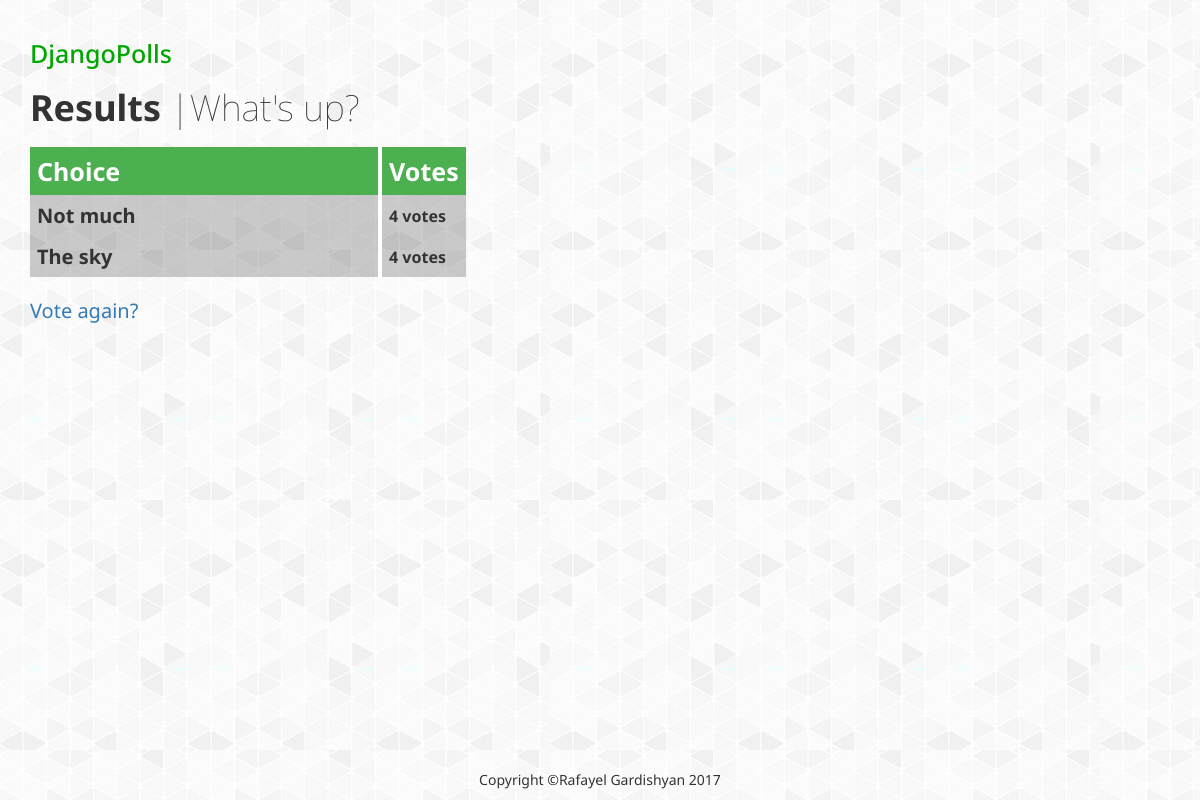
Page /polls/1/results/ on the committed database.
### polls/models.py (models this page shows, shortened)
class Question(models.Model):
    question_text = models.CharField(max_length=200)
    pub_date = models.DateTimeField('date published')
    def was_published_recently(self):
        now = timezone.now()
        return now - datetime.timedelta(days=1) <= self.pub_date <= now
    was_published_recently.admin_order_field = 'pub_date'
    was_published_recently.boolean = True
    was_published_recently.short_description = 'Published recently?'

class Choice(models.Model):
    question = models.ForeignKey(Question, on_delete=models.CASCADE)
    choice_text = models.CharField(max_length=200)
    votes = models.IntegerField(default=0)

### polls/views.py (the view)
# urls.py: url(r'^(?P<pk>[0-9]+)/results/$', views.ResultsView.as_view(), name='results'),
class ResultsView(generic.DetailView):
    model = Question
    template_name = 'polls/results.html'

### polls/templates/polls/results.html (shortened to what this page needs)
{% load static %}
<link rel="stylesheet" type="text/css" href="{% static 'polls/style.css' %}" />
<link rel="stylesheet" href="https://maxcdn.bootstrapcdn.com/bootstrap/3.3.7/css/bootstrap.min.css">
<div class="container back">
<h1 class="title"><a href="../../" class="return">DjangoPolls</a></h1>
    <h1 class="titleText"><strong>Results</strong> |{{ question.question_text }}</h1>
<table class="tata">
    <tr>
        <th class="tabletitle">Choice</th>
        <th class="tabletitle">Votes</th>
  </tr>
{% for choice in question.choice_set.all %}
    <tr>
        <th style="width: 350px; font-size:20px; padding: 7px; background:rgba(0,0,0,0.2);">{{choice.choice_text}}</th>
        <th style="padding: 7px; background:rgba(0,0,0,0.2); border-left: 4px solid white">{{ choice.votes }} vote{{ choice.votes|pluralize }}</th>
    </tr>
{% endfor %}
</table>
<a class="voteagain" href="{% url 'polls:detail' question.id %}">Vote again?</a>
</div>
<div class="footer">Copyright &copy;Rafayel Gardishyan 2017</div>

### polls/static/polls/style.css (style rules this page uses)
.back { margin-top: 20px; }
* { font-family: 'Noto Sans', sans-serif; margin: 0px; }
.return { color: #00a700; font-size: 25px; }
.tabletitle { font-size: 25px; background-color: #4CAF50; color: white; padding: 7px; }
.tabletitle:last-of-type { border-left:4px solid white; }
.titleText { font-weight: lighter; margin-bottom: 20px; }
a.voteagain { margin-top: 20px; font-size: 20px; }
.title { font-size: 40px; color: #4a7a38; }
.footer { position: absolute; right: 0; bottom: 0; left: 0; padding: 1rem; text-align: center; }
.tata { margin-bottom: 20px; }

### rows in the picture
Question: question_text "What's up?"
Choice: choice_text "Not much", votes "4"
Choice: choice_text "The sky", votes "4"
